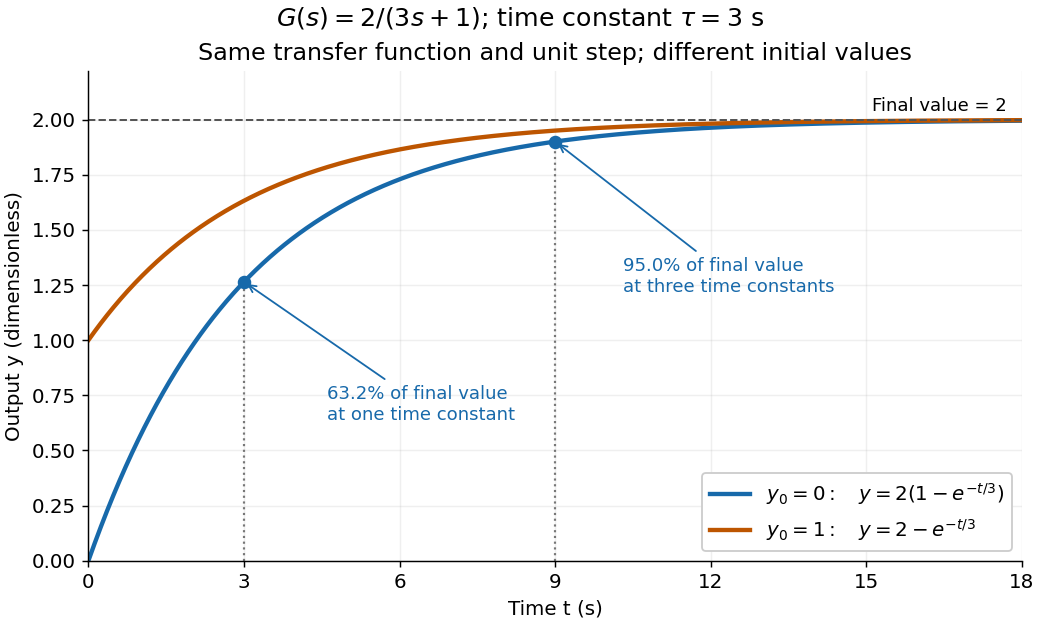

This chart was generated by the following Python code:
"""Plot two initial conditions for tau*y' + y = K*u with a unit step.

Run from _media; the opaque-white PNG is written by basename to cwd.
Tested with Python 3.14.4, NumPy 2.3.5, and Matplotlib 3.10.7.
"""

from pathlib import Path

import matplotlib

matplotlib.use("Agg")
import matplotlib.pyplot as plt
import numpy as np


def main():
    gain, tau = 2.0, 3.0
    time = np.linspace(0.0, 18.0, 901)
    decay = np.exp(-time / tau)
    zero = gain * (1.0 - decay)
    one = zero + decay
    blue, orange = "#1769aa", "#bd5500"
    plt.rcParams.update({"font.size": 11, "axes.spines.top": False,
                         "axes.spines.right": False, "figure.facecolor": "white",
                         "axes.facecolor": "white"})
    fig, ax = plt.subplots(figsize=(8.0, 4.8), layout="constrained")
    ax.plot(time, zero, color=blue, linewidth=2.4,
            label=r"$y_0=0:\quad y=2(1-e^{-t/3})$")
    ax.plot(time, one, color=orange, linewidth=2.4,
            label=r"$y_0=1:\quad y=2-e^{-t/3}$")
    ax.axhline(gain, color="#555555", linestyle="--", linewidth=1.1)
    ax.text(17.7, 2.04, "Final value = 2", ha="right", fontsize=10)
    for tmark, label, textpos in [
        (tau, "63.2% of final value\nat one time constant", (4.6, 0.64)),
        (3 * tau, "95.0% of final value\nat three time constants", (10.3, 1.22)),
    ]:
        value = gain * (1.0 - np.exp(-tmark / tau))
        ax.plot([tmark, tmark], [0.0, value], color="#777777",
                linestyle=":", linewidth=1.2)
        ax.scatter([tmark], [value], s=42, color=blue, zorder=4)
        ax.annotate(label, xy=(tmark, value), xytext=textpos, color=blue,
                    arrowprops={"arrowstyle": "->", "color": blue}, fontsize=10)
    ax.set(title="Same transfer function and unit step; different initial values",
           xlabel="Time t (s)", ylabel="Output y (dimensionless)",
           xlim=(0, 18), ylim=(0, 2.22), xticks=[0, 3, 6, 9, 12, 15, 18])
    ax.legend(loc="lower right", framealpha=1.0)
    ax.grid(alpha=0.2)
    fig.suptitle(r"$G(s)=2/(3s+1)$; time constant $\tau=3$ s", fontsize=14)
    fig.savefig(Path(__file__).with_suffix(".png").name, dpi=130,
                facecolor="white", transparent=False)
    plt.close(fig)


if __name__ == "__main__":
    main()
